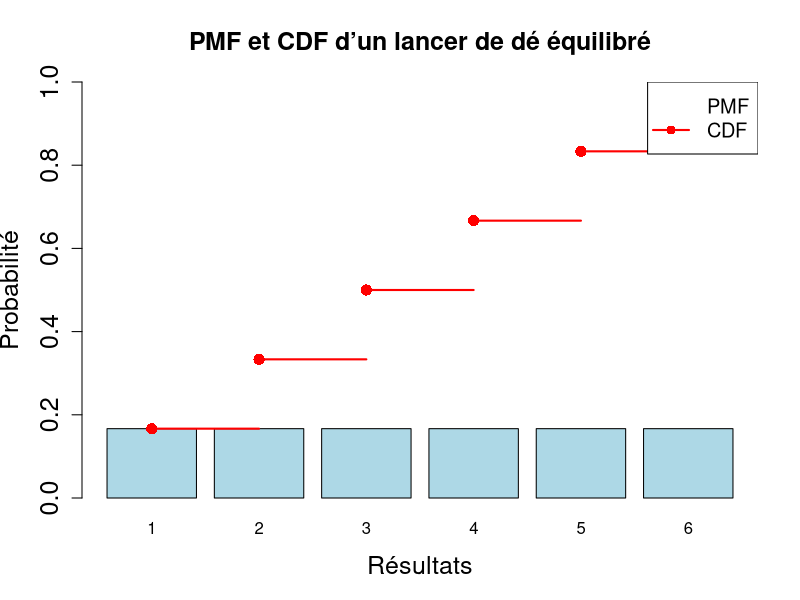
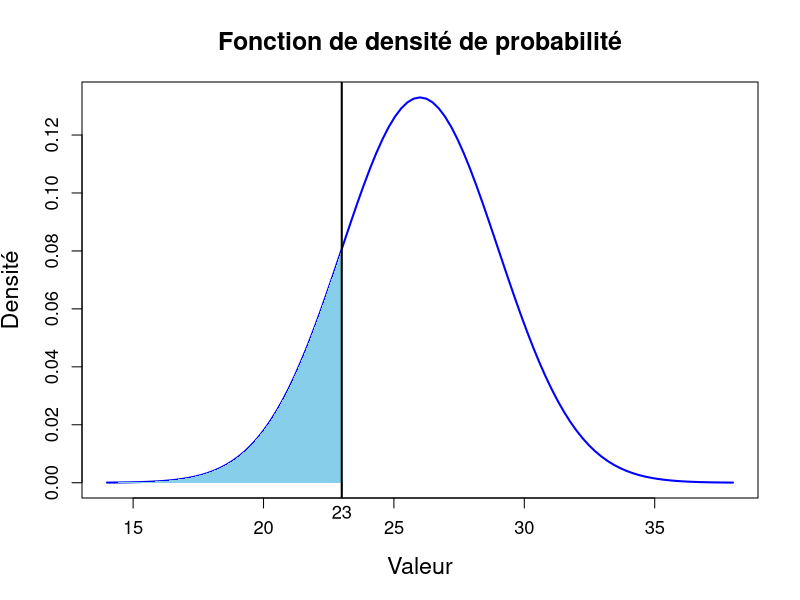
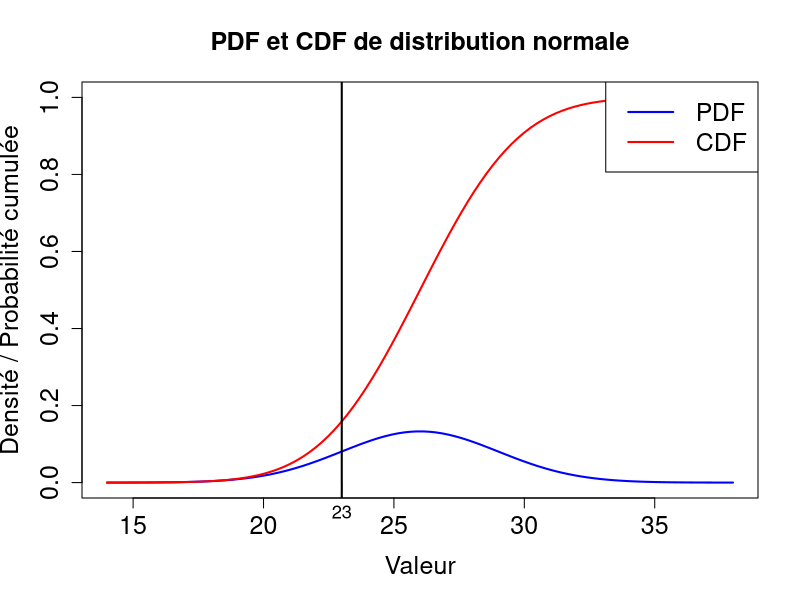

The R source for these figures, in order:
## ---- chunk 1
options(tinytex.verbose = TRUE)
## ---- chunk 2
outcomes <- 1:6
## ---- chunk 3
probabilities <- rep(1/6, 6)
## ---- chunk 4
rounded_probabilities <- round(probabilities, 4)
named_rounded_probabilities <- setNames(rounded_probabilities, outcomes)
named_rounded_probabilities
## ---- chunk 5
cdf <- cumsum(probabilities)
## ---- chunk 6
# Midpoints for PMF bars (for alignment with CDF steps)
midpoints <- barplot(probabilities, names.arg = outcomes, 
                     col = 'lightblue', ylim = c(0, 1),
                     main = 'PMF et CDF d’un lancer de dé équilibré',
                     xlab = 'Résultats', ylab = 'Probabilité',
                     cex.axis = 1.5, cex.lab = 1.5, cex.main = 1.5)

# Overlay the CDF as a step function
# lines(c(0, midpoints, 7), c(0, cdf, cdf[length(cdf)]), col = 'red', type = 's', lwd = 2)
# Draw horizontal segments for CDF
for (i in 1:(length(cdf)-1)) {
  segments(x0 = midpoints[i], y0 = cdf[i], 
           x1 = midpoints[i+1], y1 = cdf[i], col = 'red', lwd = 2)
}

# Add points for clarity
points(midpoints, cdf, col = 'red', pch = 16, cex = 1.5)

# Add a legend
legend("topright", legend = c("PMF", "CDF"), 
       col = c("lightblue", "red"), 
       pch = c(NA, 16), lty = c(NA, 1), lwd = 2, cex = 1.2)
## ---- chunk 7
# Set parameters
mean_value <- 26
sd_value <- 3

# Define the range for x values
x_range <- seq(mean_value - 4 * sd_value, mean_value + 4 * sd_value, length.out = 100)

# Plot the PDF
curve(dnorm(x, mean = mean_value, sd = sd_value), 
      from = mean_value - 4 * sd_value, 
      to = mean_value + 4 * sd_value, 
      main = "Fonction de densité de probabilité", 
      xlab = "Valeur", ylab = "Densité", 
      col = "blue", lwd = 2,
      cex.main = 1.5, cex.lab = 1.4, cex.axis = 1.1)

# Highlight area under the curve to the left of x = 23
x_fill <- seq(mean_value - 4 * sd_value, 23, length.out = 100)
y_fill <- dnorm(x_fill, mean = mean_value, sd = sd_value)
polygon(c(x_fill, 23, mean_value - 4 * sd_value), c(y_fill, 0, 0), 
        col = "skyblue", border = NA)

# Add a vertical line at x = 23
abline(v = 23, col = "black", lwd = 2)

# Add custom tick for x = 23
axis(1, at = c(23), labels = "23", pos = 0, cex.axis = 1.1)
## ---- chunk 8
# Define the range for x values
x_values <- seq(mean_value - 4 * sd_value, mean_value + 4 * sd_value, length.out = 100)

# Calculate PDF values
pdf_values <- dnorm(x_values, mean = mean_value, sd = sd_value)

# Calculate CDF values
cdf_values <- pnorm(x_values, mean = mean_value, sd = sd_value)

# Plot the PDF with y-axis from 0 to 1 and increased font size
plot(x_values, pdf_values, type = "l", lwd = 2, col = "blue",
          main = "PDF et CDF de distribution normale", cex.main = 1.5,
     xlab = "Valeur", ylab = "Densité / Probabilité cumulée", 
     cex.lab = 1.5, ylim = c(0, 1), cex.axis = 1.5)

# Overlay the CDF
lines(x_values, cdf_values, lwd = 2, col = "red")

# Add a legend with larger font
legend("topright", legend = c("PDF", "CDF"), col = c("blue", "red"),
       lty = 1, lwd = 2, cex = 1.5)

# Add a vertical line at x = 23
abline(v = 23, col = "black", lwd = 2)

# Add custom tick for x = 23
axis(1, at = c(23), labels = "23", pos = 0, cex.axis = 1.1)
## ---- chunk 9
cdf <- pnorm(23, mean = mean_value, sd = sd_value)
round(cdf, 4)
## ---- chunk 10
round(1 - cdf, 4)
